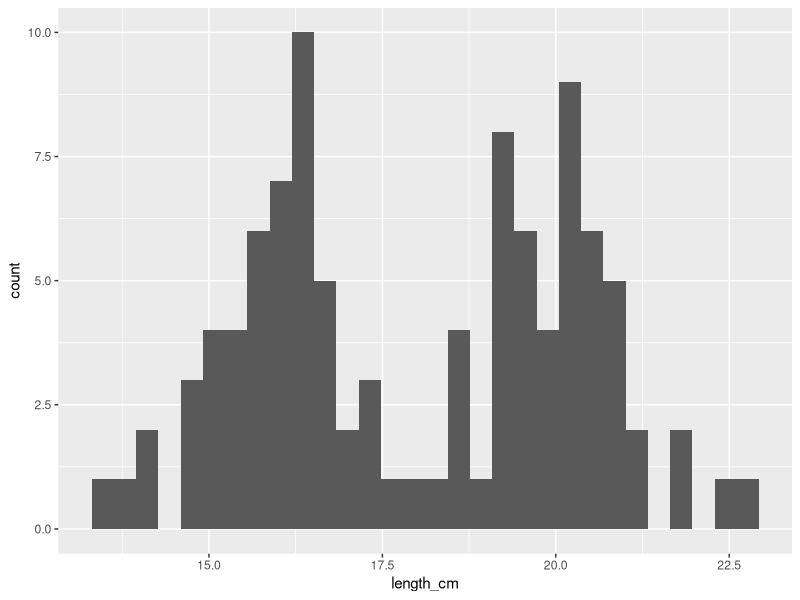
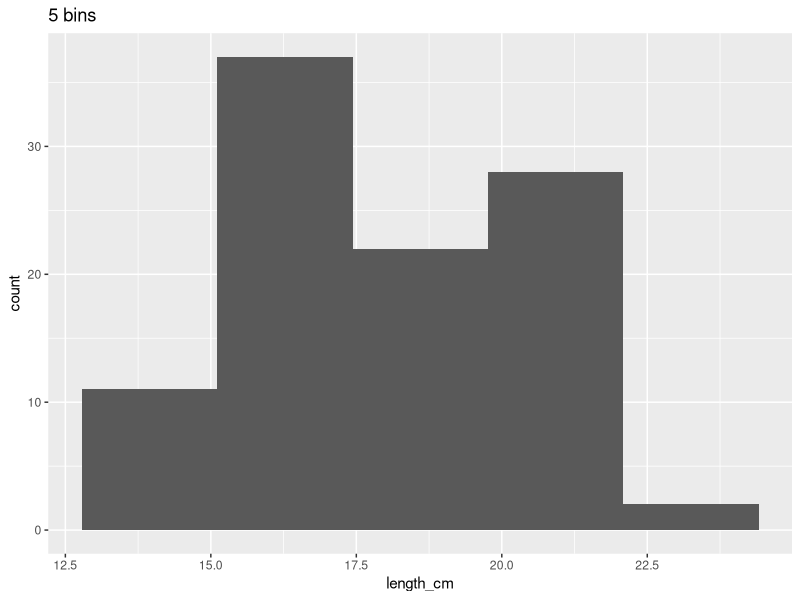
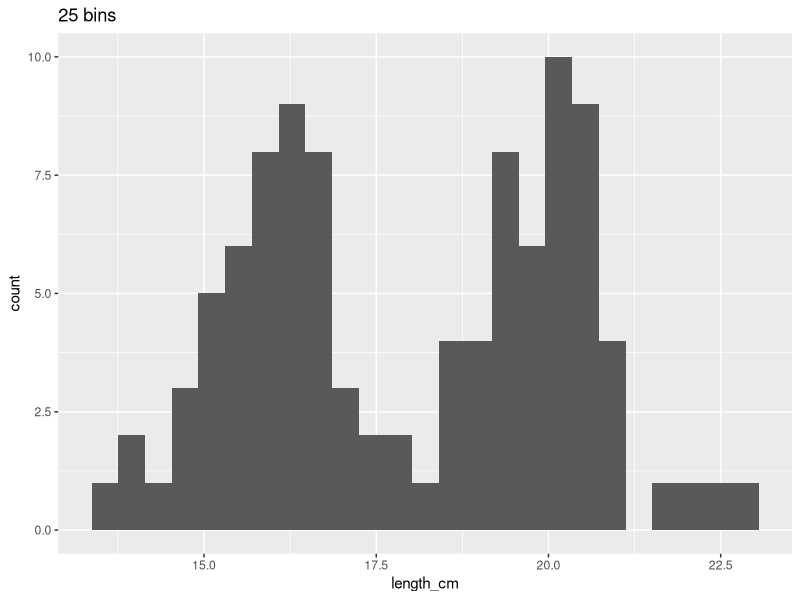
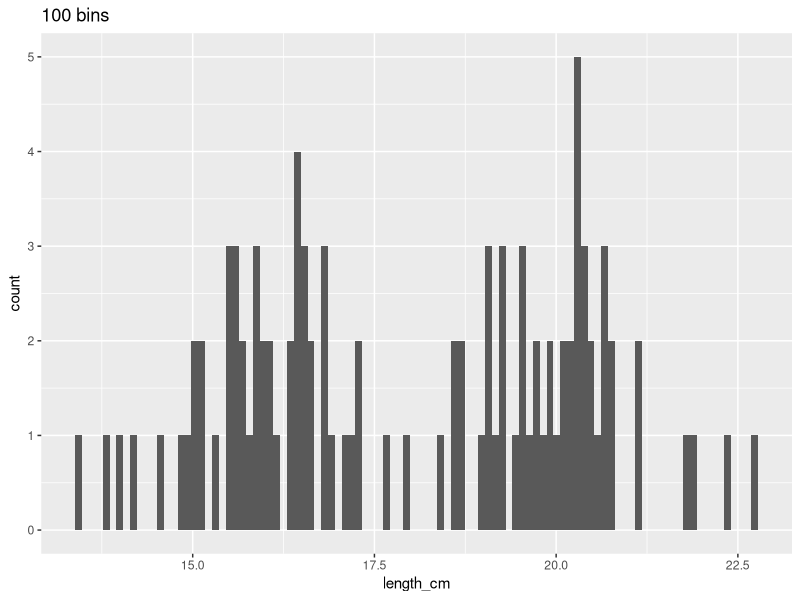
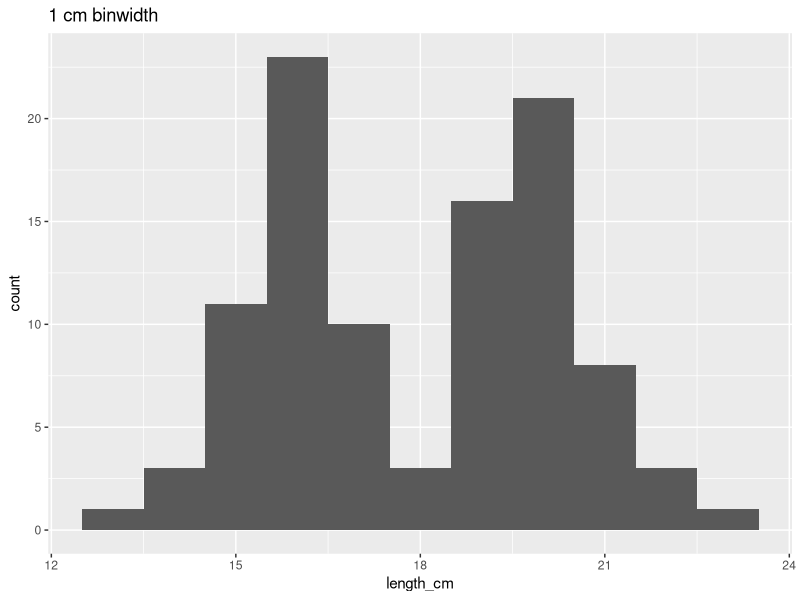
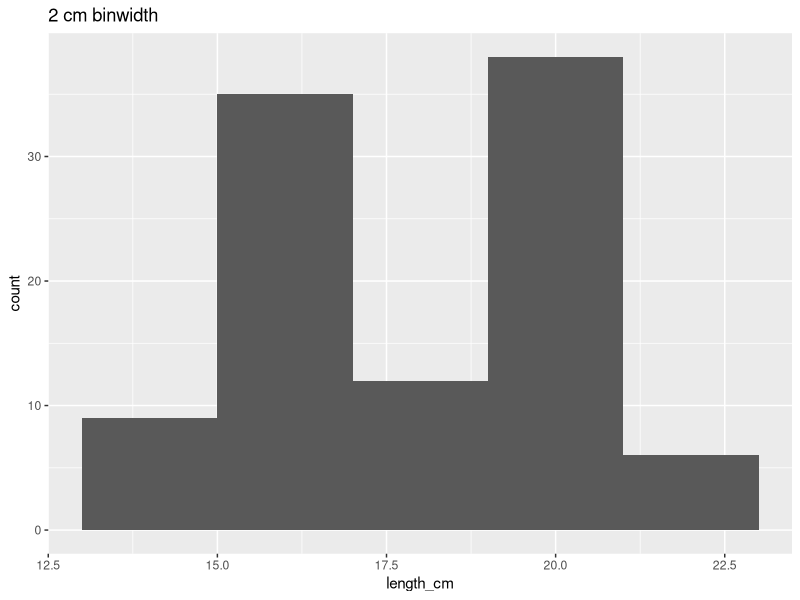
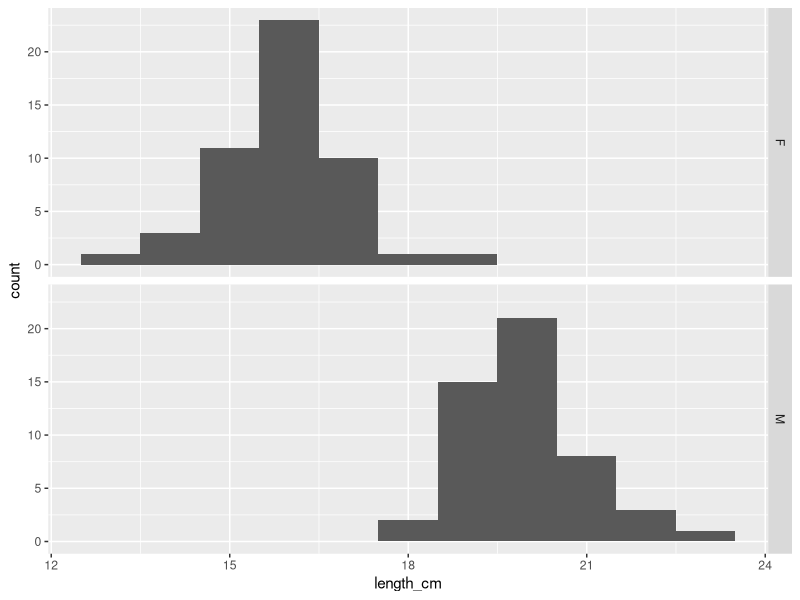
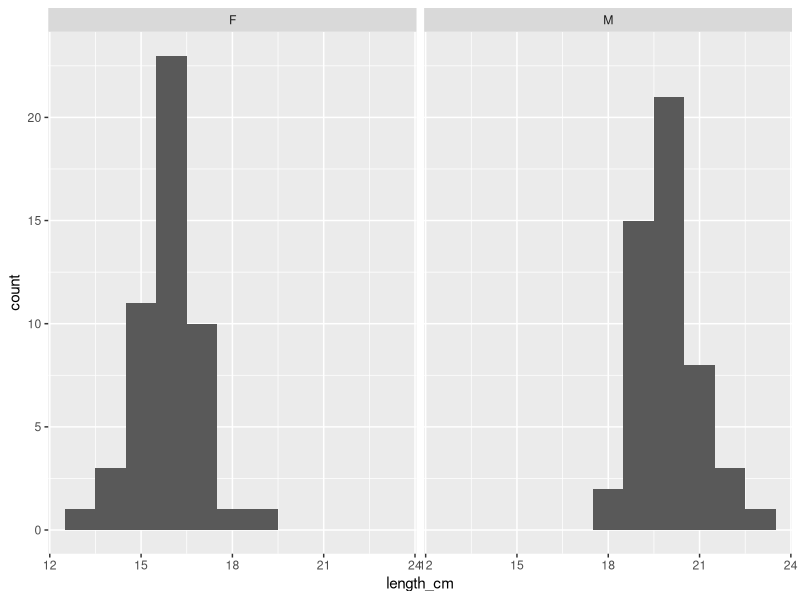

These charts were generated, in order, by the following R code:
## ---- chunk 1
library(tidyverse) # <1>
library(skimr) # <2>
## ---- chunk 2
dat_yt <- read_csv("YellowTangData_29_SEP_2016.csv") # <1>
## ---- chunk 3
glimpse(dat_yt) # <1>
## ---- chunk 4
dat_yt <- dat_yt |>   # <1>
  mutate(location = as_factor(location)) # <2>

# check if class for location now is factor
glimpse(dat_yt) # <3>

## ---- chunk 5
dat_yt |> # <1>
  summarize(mean_length_cm =  mean(length_cm), # <2>
            median_length_cm =  median(length_cm)) # <3>

# Note: ctrl+shift+m or cmd+shift+m (Mac) will insert the pipe operator: |>
## ---- chunk 6
dat_yt |> # <1>
  group_by(sex) |>  # <2>
  summarize(min_parasites =  min(parasites), # <3>
            mean_parasites =  mean(parasites), # <4>
            median_parasites =  median(parasites),
            max_parasites =  max(parasites))
## ---- chunk 7
#| fig.dim: !expr c(6, 2.5)
dat_yt |> # <1>
ggplot(aes(x = length_cm)) +  # <2>
  geom_histogram() # <3>
## ---- chunk 8
#| fig.dim: !expr c(6, 2.5)
ggplot(dat_yt, aes(x = length_cm)) + 
  geom_histogram(bins = 5) + # <1>
  ggtitle("5 bins") # <2>
## ---- chunk 9
#| fig.dim: !expr c(6, 2.5)
ggplot(dat_yt, aes(x = length_cm)) +
  geom_histogram(bins = 25) + # <1>
  ggtitle("25 bins") # <2>
## ---- chunk 10
#| fig.dim: !expr c(6, 2.5)
ggplot(dat_yt, aes(x = length_cm)) +
  geom_histogram(bins = 100) + # <1>
  ggtitle("100 bins") # <2>
## ---- chunk 11
#| fig.dim: !expr c(6, 2.5)
ggplot(dat_yt, aes(x = length_cm)) +
  geom_histogram(binwidth = 1) + # <1>
  ggtitle("1 cm binwidth")
## ---- chunk 12
#| fig.dim: !expr c(6, 2.5)
ggplot(dat_yt, aes(x = length_cm)) +
  geom_histogram(binwidth = 2) +
  ggtitle("2 cm binwidth")
## ---- chunk 13
#| fig.dim: !expr c(4, 4)
ggplot(dat_yt, aes(x = length_cm)) +
  geom_histogram(binwidth = 1) +
  facet_grid(rows = vars(sex)) # <1>
## ---- chunk 14
#| fig.dim: !expr c(4, 4)
ggplot(dat_yt, aes(x = length_cm)) +
  geom_histogram(binwidth = 1) +
  facet_grid(cols = vars(sex)) # <1>
## ---- chunk 15
#| fig.dim: !expr c(6, 4)
ggplot(dat_yt, aes(x = length_cm)) +
  geom_histogram(binwidth = 1) +
  facet_grid(rows = vars(sex), cols = vars(location)) # <1>
## ---- chunk 16
#| fig.dim: !expr c(6, 2)
ggplot(dat_yt, aes(x = home_range_m2)) +
  geom_histogram() +
  ggtitle("home range (all fish)")
## ---- chunk 17
#| fig.dim: !expr c(6, 3.5)
ggplot(dat_yt, aes(x = home_range_m2)) +
  geom_histogram() +
  facet_grid(rows = vars(sex))+
  ggtitle("home range (by sex)")
## ---- chunk 18
dat_yt |> 
  #filter(home_range_m2 < 40) |> 
  group_by(sex) |> 
  summarise(mean_home_range_m2 = mean(home_range_m2),
            median_home_range_m2 = median(home_range_m2))
## ---- chunk 19
#| fig.dim: !expr c(6, 3)
dat_yt |> 
ggplot(aes(x = home_range_m2)) +
  geom_histogram() +
  geom_vline(aes(xintercept = mean(home_range_m2)), # <1>
             color = "red", linewidth = 2) + # <2>
  geom_vline(aes(xintercept = median(home_range_m2)),
             color = "blue", linewidth = 2) # <3>
## ---- chunk 20
#| fig.dim: !expr c(6, 2.5)
# Histogram of parasite count w/ binwidth = 1 
ggplot(dat_yt, aes(x = parasites)) +
  geom_histogram(binwidth = 1) +
  ggtitle("Parasite count (bad x-axis tick marks)")
## ---- chunk 21
#| fig.dim: !expr c(6, 2.5)
ggplot(dat_yt, aes(x = parasites)) +
  geom_histogram(binwidth = 1) + 
  scale_x_continuous(breaks = 0:8) + # <1>
  ggtitle("Parasite count (tick at marks at 0, 1, 2, 3, 4, 5, 6, 7, 8)")
## ---- chunk 22
#| fig.dim: !expr c(6, 2.5)
# could also manually define the breaks (put in specific values)
ggplot(dat_yt, aes(x = parasites)) +
  geom_histogram(binwidth = 1) + 
  scale_x_continuous(breaks = c(0, 2, 4, 6, 8)) + # <1>
  ggtitle("Parasite count (tick at marks at 0, 2, 4, 6, 8)")
## ---- chunk 23
dat_yt |> 
  group_by(sex) |> 
  summarise(mean_gonad_wt_g  = mean(gonad_wt_g), # <1>
            median_gonad_wt_g = median(gonad_wt_g))
## ---- chunk 24
?mean # <1>
## ---- chunk 25
dat_yt |> 
  group_by(sex) |> 
  summarise(mean_gonad_wt_g  = mean(gonad_wt_g, na.rm = T), # <1>
            median_gonad_wt_g = median(gonad_wt_g, na.rm = T)) # <2>
## ---- chunk 26
#| fig.dim: !expr c(6, 2.5)
ggplot(dat_yt, aes(x = gut_wt_g)) +
  geom_histogram() +
  ggtitle("Histogram of gut weight (g) for all Yellow Tang")
## ---- chunk 27
dat_yt |>
  filter(gut_wt_g > 1000) # <1>
## ---- chunk 28
#| fig.dim: !expr c(6, 2.5)
dat_yt |>
  filter(gut_wt_g < 1000) |> # <1>
  ggplot(aes(x = gut_wt_g)) +
  geom_histogram(bins = 15)
## ---- chunk 29
dat_yt <- dat_yt |> # <1>
  mutate(gut_wt_g = na_if(gut_wt_g, 1300), # <2>
         gut_wt_g = na_if(gut_wt_g, 25000)) # <3>
## ---- chunk 30
dat_yt |>
  filter(gut_wt_g > 1000) # <1>
## ---- chunk 31
#| fig.dim: !expr c(6, 2)
dat_yt |> 
  filter(sex == "M") |> 
  ggplot(aes(x = length_cm)) +
  geom_histogram()

dat_yt |> 
  filter(sex == "M") |> 
  ggplot(aes(x = gonad_wt_g)) +
  geom_histogram()
## ---- chunk 32
dat_yt |> 
  filter(sex == "M") |> # <1>
  summarise(cv_length_cm = sd(length_cm)/mean(length_cm)*100, # <2>
            cv_gonad_wt_g  = sd(gonad_wt_g, na.rm = T)/mean(gonad_wt_g, na.rm = T)*100) # <3>
## ---- chunk 33
#| fig.dim: !expr c(3, 2.5)
ggplot(dat_yt, aes(y = home_range_m2)) +
  geom_boxplot()
## ---- chunk 34
#Provides the summary output for each variable (column) in the data.frame
summary(dat_yt)

# The function skim from the skimr package provides a similar output, but it also works with dplyr functions (& more examples of this in code chunks further down):
dat_yt |> 
skim(home_range_m2)
## ---- chunk 35
# IQR (interquartile range) * 1.5
# (3rd Qu. - 1st Qu.) * 1.5
(13.325 - 2.575) * 1.5
## ---- chunk 36
((13.325 - 2.575) * 1.5) + 13.325 
## ---- chunk 37
#| fig.dim: !expr c(3, 2.5)
ggplot(dat_yt, aes(x = gonad_wt_g)) + # <1>
  geom_histogram() +
  xlab("Gonad Weight (g)")
## ---- chunk 38
#| fig.dim: !expr c(3, 2.5)
ggplot(dat_yt, aes(y = gonad_wt_g)) + # <1>
  geom_boxplot() +
  ylab("Gonad Weight (g)") 
## ---- chunk 39
#| fig.dim: !expr c(3, 2.5)
ggplot(dat_yt, aes(x = 1, y = gonad_wt_g)) + # <1>
  geom_jitter() + # <2>
  ylab("Gonad Weight (g)") 
## ---- chunk 40
# Descriptive statistics using skim function from skimr package, for all yellow tang in the same, for each variable (column) in data_yt
dat_yt |> 
skim(gonad_wt_g)
## ---- chunk 41
#| fig.dim: !expr c(5, 3)
ggplot(dat_yt, aes(x = gonad_wt_g)) + # <1>
  geom_histogram() +
  facet_grid (rows = vars(sex)) + # <2>
  xlab("Gonad Weight (g)")
## ---- chunk 42
#| fig.dim: !expr c(5, 3)
ggplot(dat_yt, aes(x = sex, y = gonad_wt_g)) + # <1>
  geom_boxplot() +
  ylab("Gonad Weight (g)") +
  xlab("Sex")
## ---- chunk 43
#| fig.dim: !expr c(5, 3)
ggplot(dat_yt, aes(x = sex,  y = gonad_wt_g)) + # <1>
  geom_jitter() + # <2>
  ylab("Gonad Weight (g)") +
  xlab("Sex") 
## ---- chunk 44
# Descriptive statistics using skim function from skimr package, for all yellow tang in the same, for each variable (column) in data_yt
dat_yt |>
  group_by(sex) |> # <1>
  skim(gonad_wt_g) # <2>
## ---- chunk 45
#| fig.dim: !expr c(6, 3)
#Histogram gonad weight by sex
ggplot(dat_yt, aes(x = gonad_wt_g)) +
  geom_histogram() +
  facet_grid(rows = vars(sex), cols = vars(location)) + # <1>
  xlab("Gonad Weight (g)")
## ---- chunk 46
#| fig.dim: !expr c(6, 3)
ggplot(dat_yt, aes(x = gonad_wt_g)) +
  geom_histogram() +
  facet_grid(rows = vars(location), cols = vars(sex)) + # <1>
  xlab("Gonad Weight (g)")
## ---- chunk 47
#| fig.dim: !expr c(4, 4)
ggplot(dat_yt, aes(x= location, y = gonad_wt_g, color = sex)) + # <1>
  geom_boxplot() +
  ylab("Gonad Weight (g)") +
  xlab("Location")
## ---- chunk 48
#| fig.dim: !expr c(4, 4)
ggplot(dat_yt, aes(x= location, y = gonad_wt_g, color = sex)) + # <1>
  geom_jitter(width = 0.1) +
  ylab("Gonad Weight (g)") +
  xlab("Location")
## ---- chunk 49
dat_yt |> 
  group_by(sex, location) |> # <1>
  skim(gonad_wt_g) # <2>
